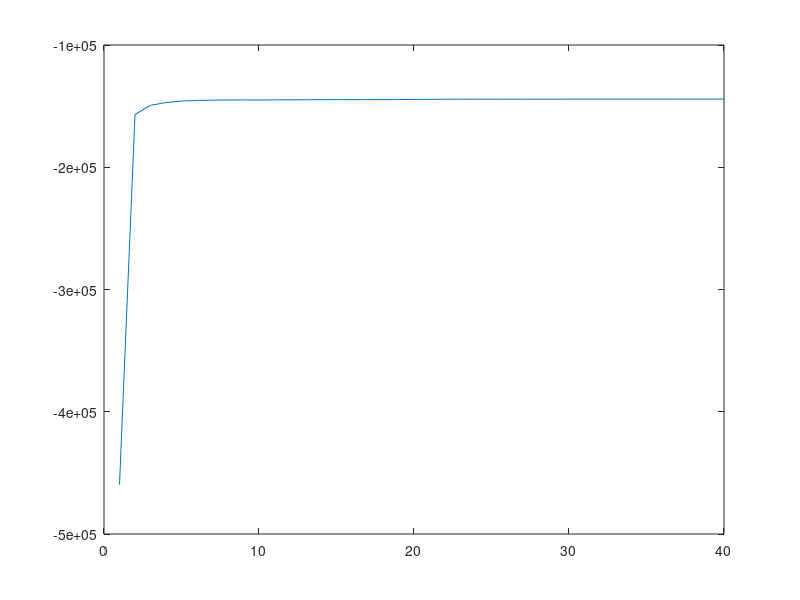
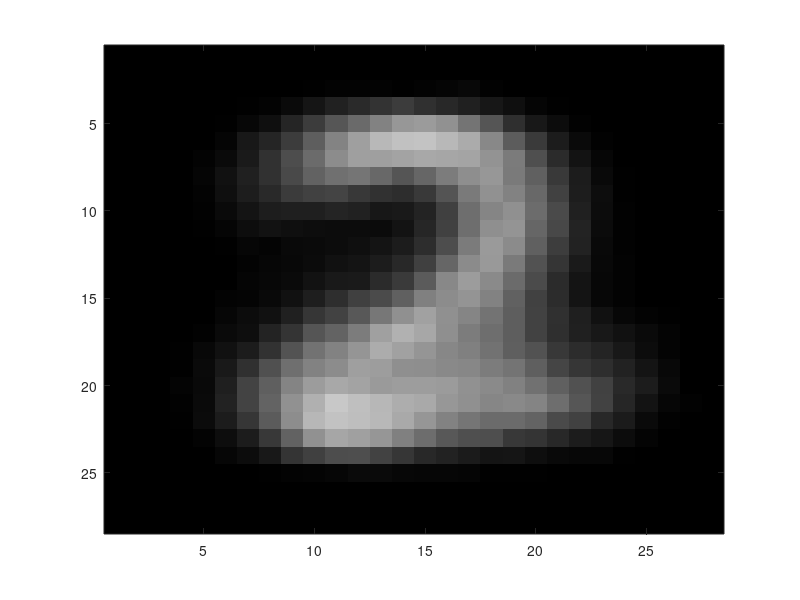
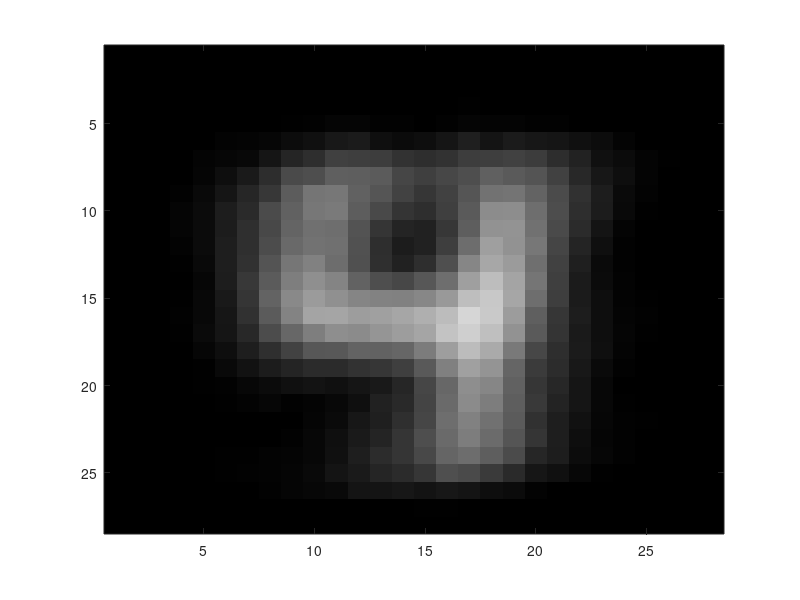
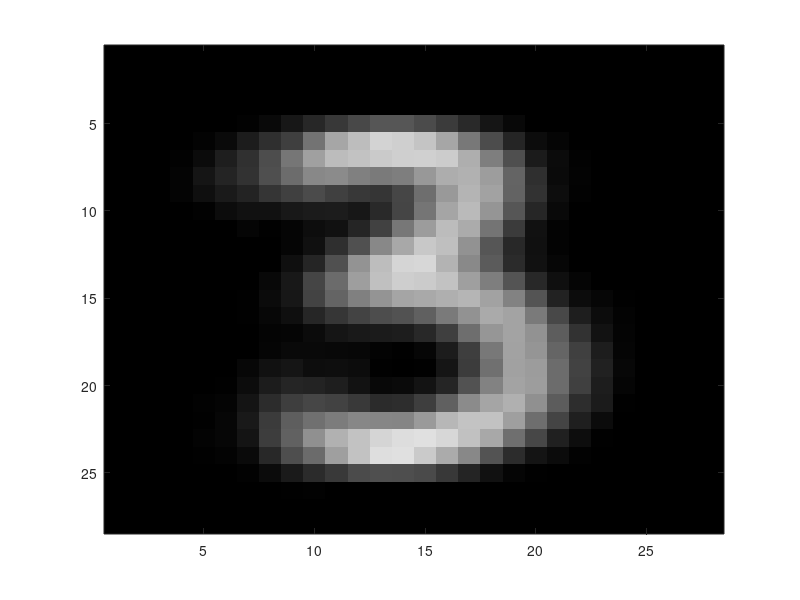

The MATLAB script that drew these images, in order:
clc
clear
rng(45)
%%
N = 800; D = 28*28; X = uint8(zeros(N,D));
fid = fopen ('a012_images.dat', 'r');
for i = 1:N
    X(i,:)  = fread(fid, [D], 'uint8');
end;
status = fclose(fid);

BW_map=[1,1,1; 0,0,0]; 
dims = sqrt(D);

for i = 1:10
% 	figure
% 	image(reshape(X(i,:),[28,28]))
%     colormap(BW_map);
end

XX = X;
X = double(X);
%% Bernoulli MM
K = 3;
N = size(X,1);
dims = size(X,2);
pis = zeros(1,K) + 1/K; %responsibilities

%% log likelihood + E Step
cycles = 40;
reps = 1;
loglik = zeros(cycles,reps);

% for rep = 1:reps
mus = rand(K, dims)/2+0.25;
% sigmas = repmat(eye(4)*(4*rand()+2),1,1,K);

respb = zeros(N,K);
%%
for i = 1:cycles
    pi_log_pX = zeros(K,N);
    pi_pX = zeros(K,N);
    respb = zeros(K,N);  
    for k = 1:K
        log_pX_k = log(binopdf(X, 1, repmat(mus(k,:), N,1)));
        log_pX_k(log_pX_k == -Inf) = 0;
        sum_log_pX_k = sum(log_pX_k,2);
        pi_log_pX(k,:) = (log(pis(k))+sum_log_pX_k)';
        pi_pX(k,:) = (pis(k) * exp(sum_log_pX_k))';
    end
    
    for k = 1:K
        respb(k,:) = pi_pX(k,:)./sum(pi_pX);
        Nk = sum(respb(k,:),2);
        pis(k) = Nk/N;
        mus(k,:) = (respb(k,:)*X)/Nk;
    end
    
    %% calculate log prob
    loglik(i) = sum(sum(respb.*pi_log_pX));
    
    %% M Step
end
% end
plot(1:length(loglik),loglik)

%%

for k = 1:K
	img = mus(k,:)*255;
    figure;
    image(reshape(img,[28,28]))
    colormap(gray(255));
end

%% figure out class assignments and plot
classignments = round(respb);
classignments(1,:) = classignments(1,:)*4;
classignments(2,:) = classignments(2,:)*3;
classignments(3,:) = classignments(3,:)*2;
labels = sum(classignments)';
%% assign classes to new datapoints
fid = fopen ('a012_labels.dat', 'r');
Z = fread(fid, N, 'uint8');
%%
diff = labels - Z;
misclass = find(diff);
misimages = XX(misclass(1:4),:);
for i = 1:4
 	figure
 	image(reshape(misimages(i,:),[28,28]))
    colormap(BW_map);
end
